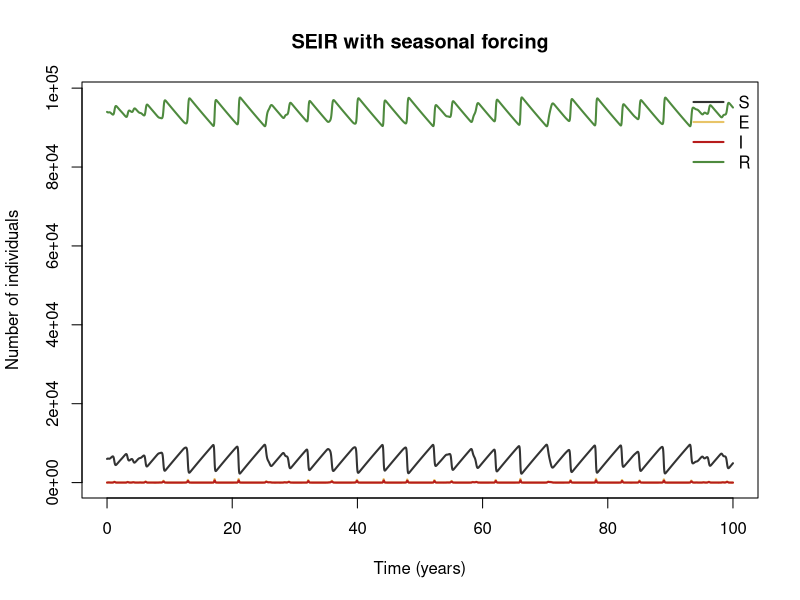
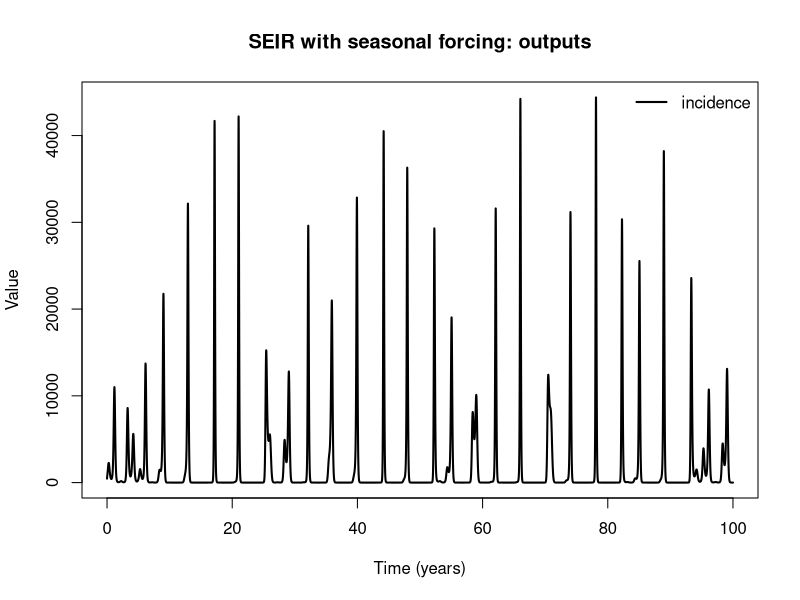

Write the R code that produced these figures, in order.
## SEIR with seasonal forcing
## Sinusoidal seasonality in transmission produces multi-annual epidemic cycles (measles-like).
## Reference: Keeling & Rohani (2008), Modeling Infectious Diseases in Humans and Animals, §5.2
##
## Generated from a compartmental model diagram (model format v1).
## Regenerating from the same diagram always gives this exact file.
##
## Compartments: S, E, I, R
## Flows (time unit: years):
##   (outside) -> S  : mu * N
##   S -> E          : lam * S
##   E -> I          : sigma * E
##   I -> R          : gamma * I
##   S -> (outside)  : mu * S
##   E -> (outside)  : mu * E
##   I -> (outside)  : mu * I
##   R -> (outside)  : mu * R

library(deSolve)

# ---- Time ------------------------------------------------------------
times <- seq(0, 100, by = 0.01)  # years

# ---- Parameters ------------------------------------------------------
parameters <- c(
  beta0 = 1250,     # mean transmission rate per year
  beta1 = 0.25,     # amplitude of seasonality
  sigma = 365 / 8,  # 1/(latent period) per year
  gamma = 365 / 5,  # 1/(infectious period) per year
  mu = 1 / 50       # birth = death rate per year
)

# ---- Initial conditions ----------------------------------------------
state <- c(
  S = 6000,  # Susceptible
  E = 10,    # Exposed
  I = 10,    # Infectious
  R = 93980  # Recovered
)

# ---- Model equations -------------------------------------------------
seir_seasonal_model <- function(t, state, parameters) {
  with(as.list(c(state, parameters)), {
    # Total population
    N <- S + E + I + R

    # Derived quantities
    beta <- beta0 * (1 + beta1 * cos(2 * pi * t))  # seasonal transmission rate
    lam <- beta * I / N                            # force of infection

    # Flows recorded as outputs
    incidence <- sigma * E

    # Rates of change
    dS <- mu * N - lam * S - mu * S
    dE <- lam * S - sigma * E - mu * E
    dI <- sigma * E - gamma * I - mu * I
    dR <- gamma * I - mu * R

    list(c(dS, dE, dI, dR), c(incidence = incidence))
  })
}

# ---- Solve -----------------------------------------------------------
out <- ode(y = state, times = times, func = seir_seasonal_model, parms = parameters)
out <- as.data.frame(out)

# ---- Plot ------------------------------------------------------------
compartment_cols <- c(S = "#333333", E = "#E8C468", I = "#B71C1C", R = "#4E8A3E")
matplot(out$time, out[, names(compartment_cols)], type = "l", lty = 1, lwd = 2,
        col = compartment_cols, xlab = "Time (years)", ylab = "Number of individuals",
        main = "SEIR with seasonal forcing")
legend("topright", legend = names(compartment_cols), col = compartment_cols,
       lty = 1, lwd = 2, bty = "n")

output_names <- c("incidence")
matplot(out$time, out[, output_names, drop = FALSE], type = "l", lty = 1, lwd = 2,
        col = seq_along(output_names), xlab = "Time (years)", ylab = "Value",
        main = "SEIR with seasonal forcing: outputs")
legend("topright", legend = output_names, col = seq_along(output_names),
       lty = 1, lwd = 2, bty = "n")
